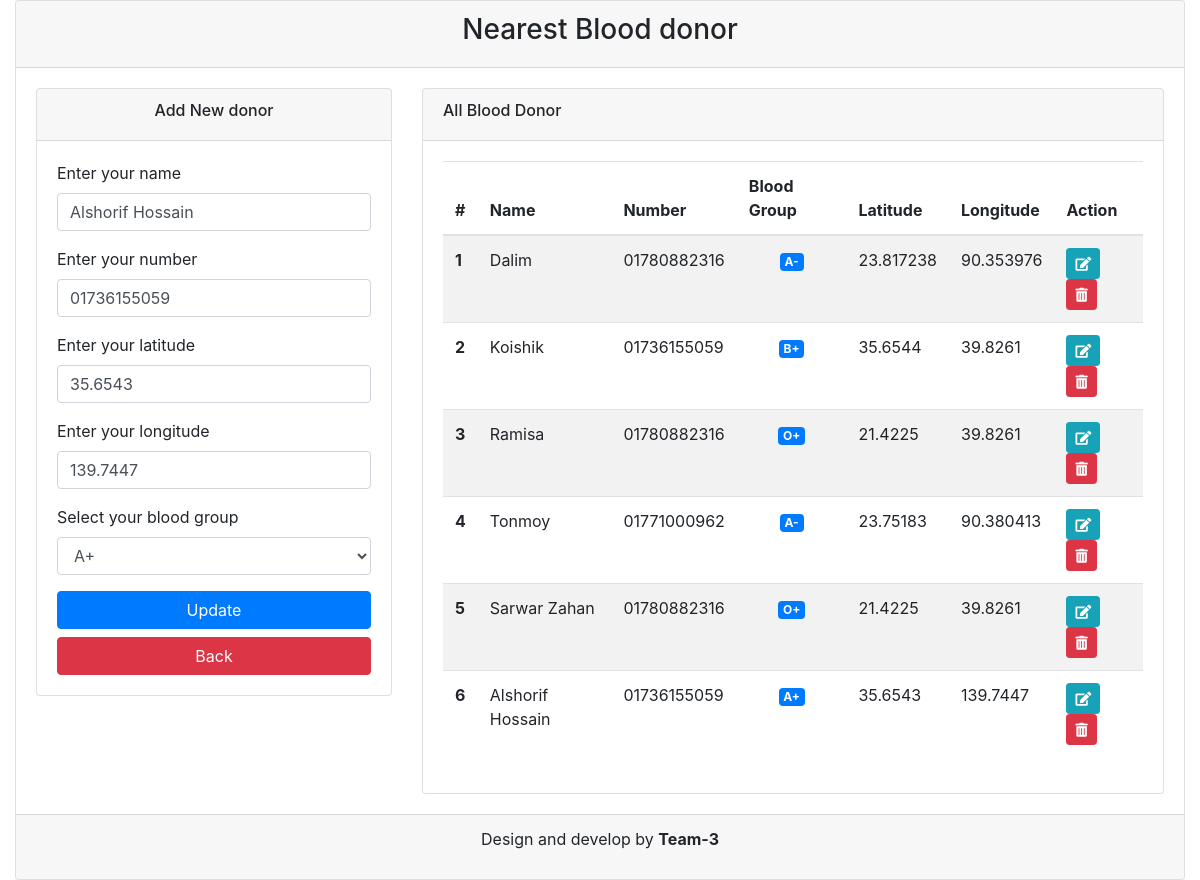
The page /donner-list.php?action=edit&eid=1 on the database its author committed.
### tables this page shows
CREATE TABLE `location` (
  `location_id` int(11) NOT NULL,
  `donor_id` int(11) NOT NULL,
  `latitude` double NOT NULL,
  `longitude` double NOT NULL
);

CREATE TABLE `donor` (
  `donor_id` int(11) NOT NULL,
  `donor_name` varchar(50) NOT NULL,
  `donor_number` varchar(55) NOT NULL,
  `donor_blood_group` varchar(25) NOT NULL
);

### donner-list.php (the view, shortened to what this page needs)
<?php include 'inc/header.php'; ?>
<?php
		$edonor_name         = '';
		$edonor_number       = '';
		$elatitude           = '';
		$elongitude          = '';
		$edonor_blood_group  = '';
    if( isset( $_GET['action'] ) && $_GET['action'] === 'edit'  ){
    	$id = mysqli_real_escape_string( $conn , $_GET[ 'eid' ] );
    	$edit_sql = "SELECT * FROM donor
				INNER JOIN location
				ON donor.donor_id = location.donor_id
				WHERE donor.donor_id = '$id'";
		$all_donor = $conn->query( $edit_sql );
		if( $all_donor ){
			foreach ( $all_donor as $donor ){
				$edonor_name         = $donor['donor_name'];
				$edonor_number       = $donor['donor_number'];
				$elatitude           = $donor['latitude'];
				$elongitude          = $donor['longitude'];
				$edonor_blood_group  = $donor['donor_blood_group'];
			}
		}
    }
?>
    	<div class="card">
    		<div class="card-header">
    			<h3 class="text-center">Nearest Blood donor</h3>
    		</div>
    		<div class="card-body">
    			<div class="row">
    				<div class="col-md-4">
    					<div class="card">
	    					<div class="card-header">
				    			<h6 class="text-center">Add New donor</h6>
				    		</div>
				    		<div class="card-body">
				    			<form action="<?php echo $_SERVER['REQUEST_URI']; ?>" method="post">
								  <div class="mb-3">
								    <label class="form-label">Enter your name</label>
								    <input type="text" name="donor_name" value="<?php echo $edonor_name ? $edonor_name : '';  ?>" class="form-control">
								  </div>
								  <div class="mb-3">
								    <label class="form-label">Enter your number</label>
								    <input type="text" name="donor_number" value="<?php echo $edonor_number ? $edonor_number : '';  ?>"  class="form-control">
								  </div>
								  <div class="mb-3">
								    <label class="form-label">Enter your latitude</label>
								    <input type="text" name="latitude" value="<?php echo $elatitude ? $elatitude : '';  ?>" class="form-control">
								  </div>
								  <div class="mb-3">
								    <label class="form-label">Enter your longitude</label>
								    <input type="text" name="longitude" value="<?php echo $elongitude ? $elongitude : '';  ?>"  class="form-control">
								  </div>
								  <div class="mb-3">
								    <label  class="form-label">Select your blood group </label>
								    <select name="donor_blood_group" class="form-control">
								    	<option <?php echo $edonor_blood_group == "A+" ? "selected" : '';  ?> value="A+">A+</option>
								    </select>
								  </div>
								  <?php if( isset( $_GET['action'] ) && $_GET['action'] === 'edit'  ){?>
								  	<button type="submit" class="btn btn-primary btn-block">Update</button>
								  <?php }else{?>
								  	<input type="hidden" name="new_submit">
								  	<button type="submit" class="btn btn-primary btn-block">Save</button>
								  <?php } ?>
								</form>
								<?php if( isset( $_GET['action'] ) && $_GET['action'] === 'edit'  ){?>
									<a href="donner-list.php" class="btn btn-danger btn-block mt-2" >Back</a>
								<?php }else{?>
									<a href="index.php" class="btn btn-danger btn-block mt-2" >Back</a>
								<?php } ?>
				    		</div>
			    		</div>
    				</div>
    				<div class="col-md-8">
    					<div class="card">
    						<div class="card-header">
    							<h6>All Blood Donor</h6>
    						</div>
    						<div class="card-body">
    							<table class="table table-striped">
								  <thead>
								    <tr>
								      <th scope="col">#</th>
								      <th scope="col">Name</th>
								      <th scope="col">Number</th>
								      <th scope="col">Blood Group</th>
								      <th scope="col">Latitude</th>
									  <th scope="col">Longitude</th>
								      <th scope="col">Action</th>
								    </tr>
								  </thead>
								  <tbody>
								  	<?php
								  		$sql = "SELECT * FROM donor
								  				INNER JOIN location
								  				ON donor.donor_id = location.donor_id
								  				ORDER BY donor.donor_id DESC;";
								  		$all_donor = $conn->query( $sql );
								  		if( $all_donor ){
								  			$i = 0;
								  			foreach ( $all_donor as $donor ){
								  				$i++;
								  	 ?>
									    <tr>
									      <th><?php echo $i; ?></th>
									      <td><?php echo $donor['donor_name'];?></td>
									      <td><?php echo $donor['donor_number'];?></td>
									      <td style="text-align: center;" ><strong class="badge badge-primary"><?php echo $donor['donor_blood_group'];?></strong></td>
									      <td><?php echo $donor['latitude'];?></td>
										  <td><?php echo $donor['longitude'];?></td>
									      <td>
									      	<a href="?action=edit&eid=<?php echo $donor['donor_id'];?>" class="btn btn-info btn-sm" title="Edit"><i class="fas fa-edit"></i></a>
									      	<a href="?action=delete&id=<?php echo $donor['donor_id'];?>" class="btn btn-danger btn-sm" title="Delete"><i class="fas fa-trash-alt"></i></a>
									      </td>
									    </tr>
									<?php } } ?>
								  </tbody>
								</table>
    						</div>
    					</div>
    				</div>
    			</div>
    		</div>
    		<div class="card-footer">
    			<p class="text-center" >Design and develop by <strong>Team-3</strong></p>
    		</div>
    	</div>
<?php include 'inc/footer.php'; ?>

### assets/style.css (style rules this page uses)
* { margin:0px; padding:0px; }
a { text-decoration:none; }
body { transition:all 0.5s ease; }

### rows shown on the page
location: donor_name "Alshorif Hossain", donor_number "01736155059", latitude "35.6543", longitude "139.7447", donor.donor_name "Alshorif Hossain", donor.donor_number "01736155059", donor.donor_blood_group "A+"
donor: donor_blood_group "A+"
location: donor.donor_name "Dalim", donor.donor_number "01780882316", donor.donor_blood_group "A-", latitude "23.817238", longitude "90.353976"
location: donor.donor_name "Koishik", donor.donor_number "01736155059", donor.donor_blood_group "B+", latitude "35.6544", longitude "39.8261"
location: donor.donor_name "Ramisa", donor.donor_number "01780882316", donor.donor_blood_group "O+", latitude "21.4225", longitude "39.8261"
location: donor.donor_name "Tonmoy", donor.donor_number "01771000962", donor.donor_blood_group "A-", latitude "23.75183", longitude "90.380413"
location: donor.donor_name "Sarwar Zahan", donor.donor_number "01780882316", donor.donor_blood_group "O+", latitude "21.4225", longitude "39.8261"
